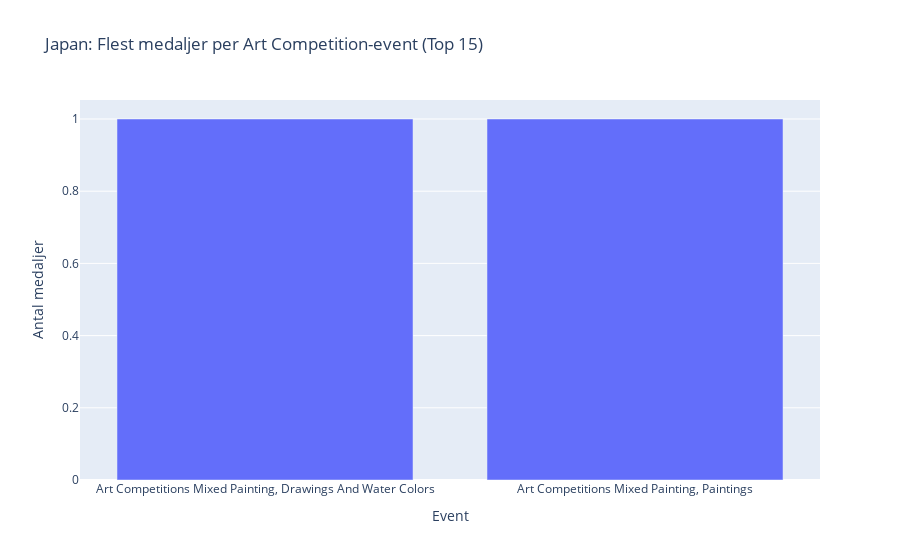

The code cell stored with this chart in its notebook:
### Markdown cell above
Vilka event i Art Competitions gav flest medaljer?

### Code cell
art_event_medals = (
    art_medals.groupby("Event")
    .size()
    .sort_values(ascending=False)
    .head(15)
    .reset_index(name="Antal medaljer")
)

fig = px.bar(
    art_event_medals,
    x="Event",
    y="Antal medaljer",
    title="Japan: Flest medaljer per Art Competition-event (Top 15)"
)
fig.show()

### Figure 1 — Plotly figure (JSON) as saved in the notebook; plotly's stock layout.template omitted (floating-point values rounded to 4 significant figures)
{"data": [{"alignmentgroup": "True", "hovertemplate": "Event=%{x}<br>Antal medaljer=%{y}<extra></extra>", "legendgroup": "", "marker": {"color": "#636efa", "pattern": {"shape": ""}}, "name": "", "offsetgroup": "", "orientation": "v", "showlegend": false, "textposition": "auto", "type": "bar", "x": ["Art Competitions Mixed Painting, Drawings And Water Colors", "Art Competitions Mixed Painting, Paintings"], "xaxis": "x", "y": [1, 1], "yaxis": "y"}], "layout": {"barmode": "relative", "legend": {"tracegroupgap": 0}, "title": {"text": "Japan: Flest medaljer per Art Competition-event (Top 15)"}, "xaxis": {"anchor": "y", "domain": [0, 1], "title": {"text": "Event"}}, "yaxis": {"anchor": "x", "domain": [0, 1], "title": {"text": "Antal medaljer"}}}}
